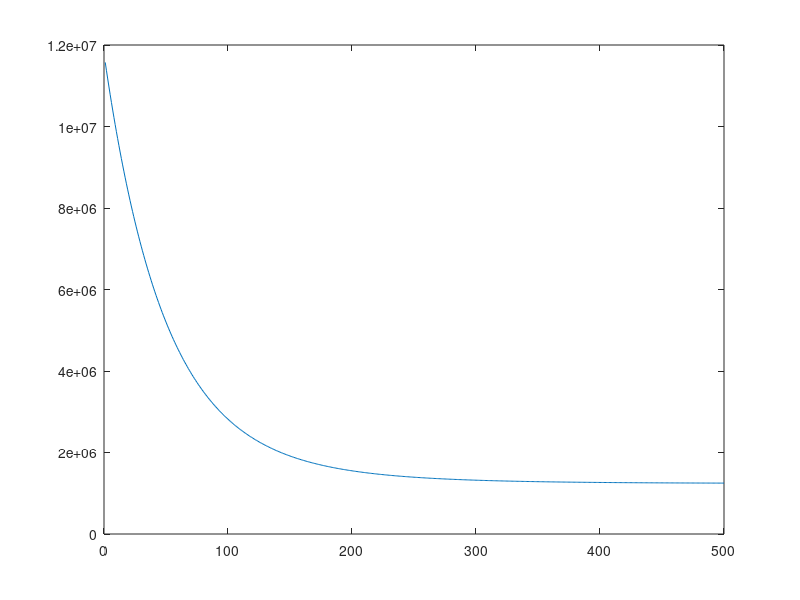

This figure's MATLAB source:
clc;
clear;

% Define normalizing function
normalize = @(v) (v-mean(v))/std(v);
% ---------------------------------- %

% Num of iterations
k = 500;
% Load data
data = csvread('data.csv', 1, 0);
x1 = data(:, 1);
x2 = data(:, 2);
y = data(:, 3);
% Initialize variables
x = [ones(349,1) normalize(x1) normalize(x2)];
[m, n] = size(x);
w = [randn(1, n); zeros(k-1, n)];
h = zeros(m, 1);
b = 0;
% Initialize cost vector
cost = zeros(k, 1);
% Learning rate (alpha)
lr = 0.01;
% Regularization parameter
lambda = 0.09;
% Start learning
for iter = 1:k
    % Update hypothesis
    h = x*w(iter,:)' + b;
    % Update cost
    cost(iter) =(1/2*m)*((h-y)'*(h-y)+lambda*w(iter,:)*w(iter,:)');
    % Update weights (Stochastic GD)
    for i = 1:m
        for j = 1:n
            w(iter,j) = (1-lr*lambda*(1/m))*w(iter,j) - lr*(1/m)*(h(i)-y(i))*x(i,j);
        end
    end
    w(iter+1,:) = w(iter,:);
end
% J vs k
figure(1)
plot(cost)